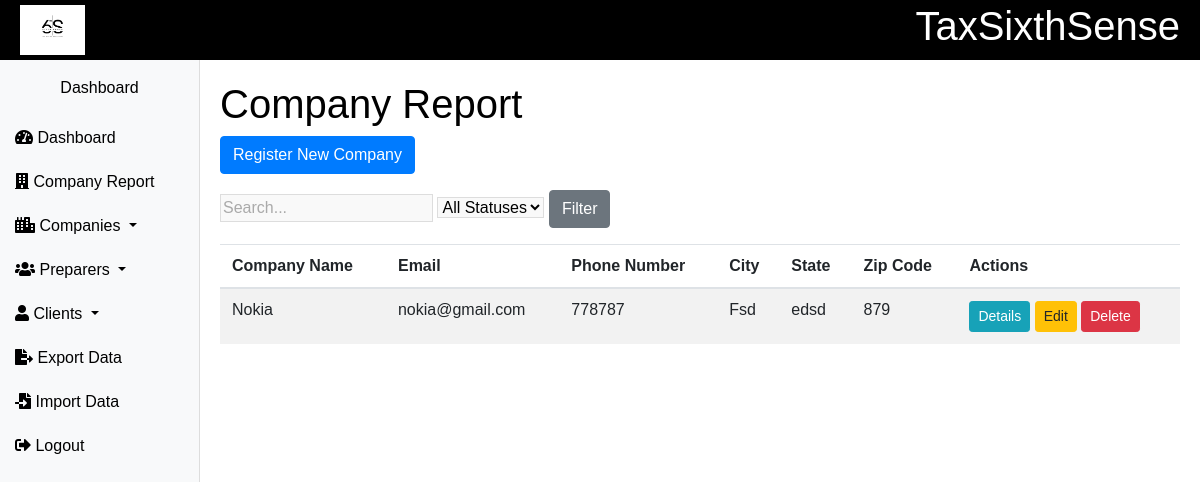
/companies/, run on the app's committed database.
### sixthSense/models.py (models this page shows, shortened)
class Company(models.Model):
    user = models.OneToOneField(User, on_delete=models.CASCADE, related_name='company_profile')
    COMPANY_STATUS_CHOICES = [
        ('active', 'Active'),
        ('inactive', 'Inactive'),
    ]
    company_name = models.CharField(max_length=255)
    email= models.EmailField(max_length=254)
    logo = models.ImageField(upload_to='logos/', blank=True, null=True)
    status = models.CharField(max_length=8, choices=COMPANY_STATUS_CHOICES)
    office_contact = models.CharField(max_length=15, blank=True)
    phone_number = models.CharField(max_length=15, blank=True)
    city = models.CharField(max_length=100, blank=True)
    state = models.CharField(max_length=100, blank=True)
    zip_code = models.CharField(max_length=10, blank=True)
    role= models.CharField(max_length=100, blank=True)
    address = models.TextField(blank=True)
    registered_on = models.DateTimeField(auto_now_add=True)
    updated_on = models.DateTimeField(auto_now=True)

### sixthSense/views.py (the view)
# urls.py: path('companies/', company_report, name='company_report'),
def company_report(request):
    query = request.GET.get('q', '')
    status_filter = request.GET.get('status', '')
    companies = Company.objects.all()
    if query:
        companies = companies.filter(company_name__icontains=query)
    if status_filter:
        companies = companies.filter(status=status_filter)
    return render(request, 'sixthSense/company_report.html', {
        'companies': companies,
        'query': query,
        'status_filter': status_filter,
    })

### sixthSense/templates/sixthSense/company_report.html (shortened to what this page needs)
{% extends 'sixthSense/base.html' %}
{% block content %}
<h1>Company Report</h1>
<a href="{% url 'register_company' %}" class="btn btn-primary mb-3">Register New Company</a>
<form method="GET" class="mb-3">
    <input type="text" name="q" placeholder="Search..." value="{{ query }}">
    <select name="status">
        <option value="">All Statuses</option>
    </select>
    <button type="submit" class="btn btn-secondary">Filter</button>
</form>
<table class="table table-striped">
    <thead>
        <tr>
            <th>Company Name</th>
            <th>Email</th>
            <th>Phone Number</th>
            <th>City</th>
            <th>State</th>
            <th>Zip Code</th>
            <th>Actions</th>
        </tr>
    </thead>
    <tbody>
        {% for company in companies %}
            <tr>
                <td>{{ company.company_name }}</td>
                <td>{{ company.email }}</td>
                <td>{{ company.phone_number }}</td>
                <td>{{ company.city }}</td>
                <td>{{ company.state }}</td>
                <td>{{ company.zip_code }}</td>
                <td>
                    <a href="{% url 'company_details' company.pk %}" class="btn btn-info btn-sm">Details</a>
                    <a href="{% url 'edit_company' company.pk %}" class="btn btn-warning btn-sm">Edit</a>
                    <form action="{% url 'delete_company' company.pk %}" method="POST" style="display:inline;">
                        <button type="submit" class="btn btn-danger btn-sm">Delete</button>
                    </form>
                </td>
            </tr>
        {% empty %}
            <tr>
                <td colspan="7" class="text-center">No companies found.</td>
            </tr>
        {% endfor %}
    </tbody>
</table>
{% endblock %}

### sixthSense/templates/sixthSense/base.html (style rules this page uses)
body { margin: 0; font-family: Arial, sans-serif; background: white; color: black; }
input, select, textarea { color: black; background: #f9f9f9; border: 1px solid #ddd; }
input::placeholder, textarea::placeholder { color: #aaa; }

### data on the page
Company: company_name "Nokia", email "nokia@gmail.com", phone_number "778787", city "Fsd", state "edsd", zip_code "879"
